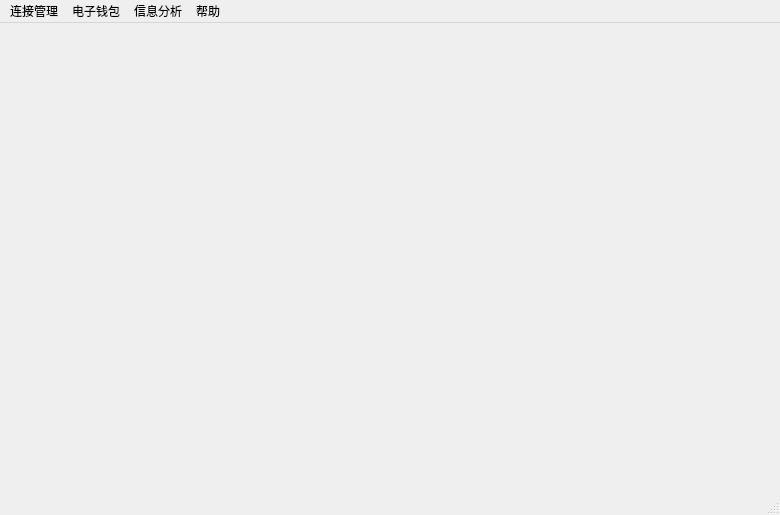
<?xml version="1.0" encoding="UTF-8"?>
<ui version="4.0">
 <class>MainWindow</class>
 <widget class="QMainWindow" name="MainWindow">
  <property name="geometry">
   <rect>
    <x>0</x>
    <y>0</y>
    <width>780</width>
    <height>515</height>
   </rect>
  </property>
  <property name="windowTitle">
   <string>MainWindow</string>
  </property>
  <property name="windowIcon">
   <iconset resource="resource/res.qrc">
    <normaloff>:/new/prefix1/studentcard.png</normaloff>:/new/prefix1/studentcard.png</iconset>
  </property>
  <widget class="QWidget" name="centralWidget">
   <widget class="QStackedWidget" name="stackedWidget">
    <property name="geometry">
     <rect>
      <x>0</x>
      <y>4</y>
      <width>780</width>
      <height>464</height>
     </rect>
    </property>
    <property name="font">
     <font>
      <family>Times New Roman</family>
      <pointsize>10</pointsize>
     </font>
    </property>
    <property name="currentIndex">
     <number>-1</number>
    </property>
   </widget>
  </widget>
  <widget class="QMenuBar" name="menuBar">
   <property name="geometry">
    <rect>
     <x>0</x>
     <y>0</y>
     <width>780</width>
     <height>26</height>
    </rect>
   </property>
   <widget class="QMenu" name="menu">
    <property name="title">
     <string>连接管理</string>
    </property>
    <addaction name="action_connect"/>
    <addaction name="action_disconnect"/>
   </widget>
   <widget class="QMenu" name="menu_2">
    <property name="title">
     <string>电子钱包</string>
    </property>
    <addaction name="action_register"/>
    <addaction name="action_recharge"/>
    <addaction name="action_consume"/>
    <addaction name="action_consume_log"/>
    <addaction name="action_balance"/>
    <addaction name="action_writeoff"/>
   </widget>
   <widget class="QMenu" name="menu_3">
    <property name="title">
     <string>信息分析</string>
    </property>
    <addaction name="action_record"/>
    <addaction name="action_analyze"/>
   </widget>
   <widget class="QMenu" name="menu_4">
    <property name="title">
     <string>帮助</string>
    </property>
    <addaction name="action_about"/>
   </widget>
   <addaction name="menu"/>
   <addaction name="menu_2"/>
   <addaction name="menu_3"/>
   <addaction name="menu_4"/>
  </widget>
  <widget class="QStatusBar" name="statusBar"/>
  <action name="action_connect">
   <property name="icon">
    <iconset>
     <normalon>:/new/prefix1/connect.png</normalon>
    </iconset>
   </property>
   <property name="text">
    <string>连接</string>
   </property>
   <property name="statusTip">
    <string>连接读卡器模块</string>
   </property>
  </action>
  <action name="action_disconnect">
   <property name="icon">
    <iconset>
     <normalon>:/new/prefix1/disconnect.png</normalon>
    </iconset>
   </property>
   <property name="text">
    <string>断开</string>
   </property>
   <property name="statusTip">
    <string>断开读卡器</string>
   </property>
  </action>
  <action name="action_about">
   <property name="icon">
    <iconset>
     <normalon>:/new/prefix1/help.png</normalon>
    </iconset>
   </property>
   <property name="text">
    <string>关于</string>
   </property>
   <property name="statusTip">
    <string>关于本软件的信息</string>
   </property>
  </action>
  <action name="action_register">
   <property name="icon">
    <iconset>
     <normalon>:/new/prefix1/regester.png</normalon>
    </iconset>
   </property>
   <property name="text">
    <string>发卡</string>
   </property>
   <property name="statusTip">
    <string>激活和初始化卡片</string>
   </property>
  </action>
  <action name="action_recharge">
   <property name="icon">
    <iconset>
     <normalon>:/new/prefix1/recharge.png</normalon>
    </iconset>
   </property>
   <property name="text">
    <string>充值</string>
   </property>
   <property name="statusTip">
    <string>充值和查看充值记录</string>
   </property>
  </action>
  <action name="action_consume">
   <property name="icon">
    <iconset>
     <normalon>:/new/prefix1/pay.png</normalon>
    </iconset>
   </property>
   <property name="text">
    <string>消费</string>
   </property>
   <property name="statusTip">
    <string>消费模拟</string>
   </property>
  </action>
  <action name="action_consume_log">
   <property name="icon">
    <iconset>
     <normalon>:/new/prefix1/record.png</normalon>
    </iconset>
   </property>
   <property name="text">
    <string>流水</string>
   </property>
   <property name="statusTip">
    <string>查看消费流水</string>
   </property>
  </action>
  <action name="action_balance">
   <property name="icon">
    <iconset>
     <normalon>:/new/prefix1/cast.png</normalon>
    </iconset>
   </property>
   <property name="text">
    <string>余额</string>
   </property>
   <property name="statusTip">
    <string>查询余额</string>
   </property>
  </action>
  <action name="action_writeoff">
   <property name="icon">
    <iconset>
     <normalon>:/new/prefix1/logout.png</normalon>
    </iconset>
   </property>
   <property name="text">
    <string>销卡</string>
   </property>
   <property name="statusTip">
    <string>挂失和注销卡</string>
   </property>
  </action>
  <action name="action_record">
   <property name="icon">
    <iconset>
     <normalon>:/new/prefix1/record2.png</normalon>
    </iconset>
   </property>
   <property name="text">
    <string>进出登记</string>
   </property>
   <property name="statusTip">
    <string>登记进出宿舍、图书馆、学校记录</string>
   </property>
  </action>
  <action name="action_analyze">
   <property name="icon">
    <iconset>
     <normalon>:/new/prefix1/changePwd.png</normalon>
    </iconset>
   </property>
   <property name="text">
    <string>总体分析</string>
   </property>
   <property name="statusTip">
    <string>分析学生作息、学习、生活</string>
   </property>
  </action>
 </widget>
 <layoutdefault spacing="6" margin="11"/>
 <resources>
  <include location="resource/res.qrc"/>
 </resources>
 <connections/>
</ui>
